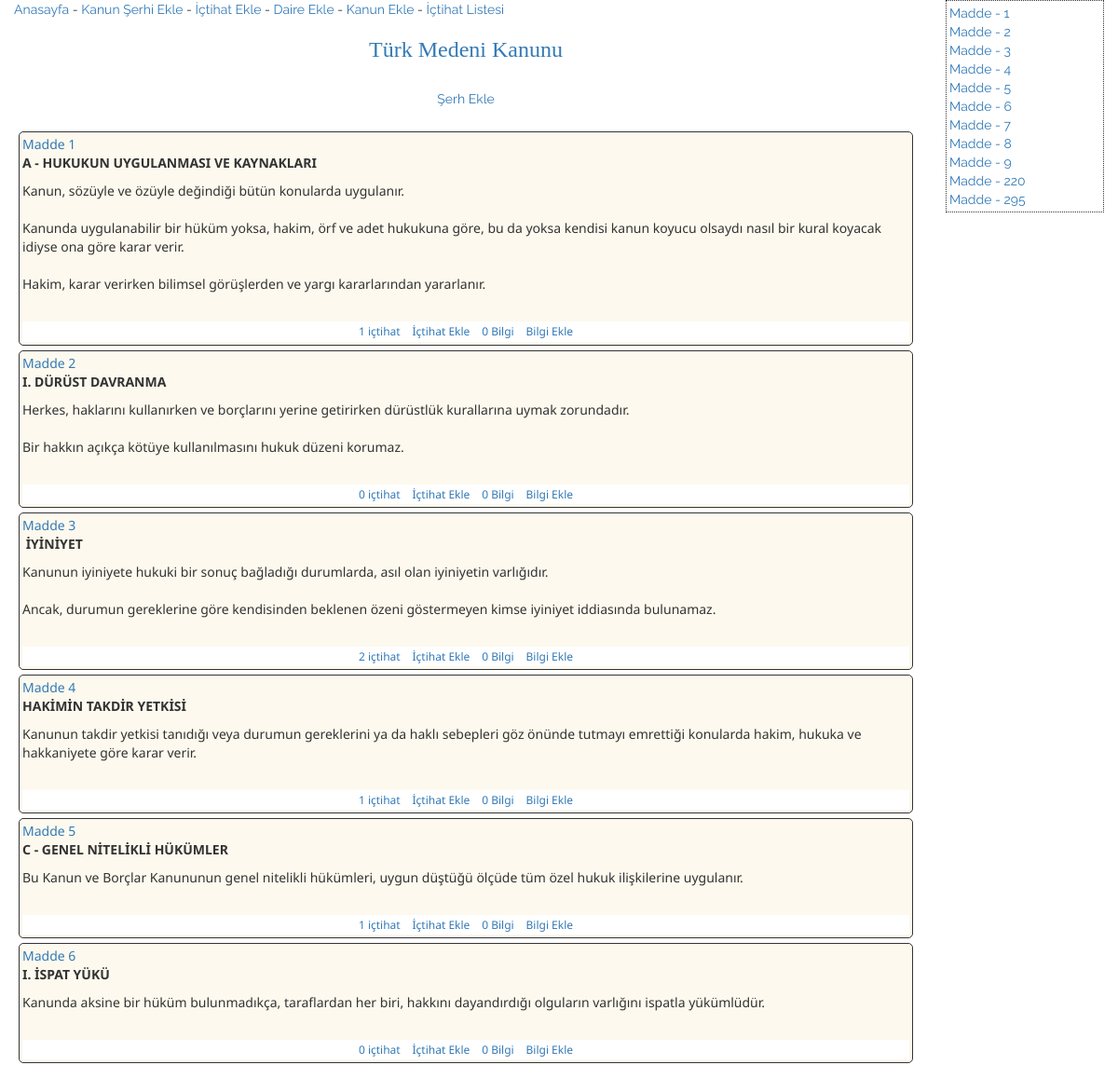
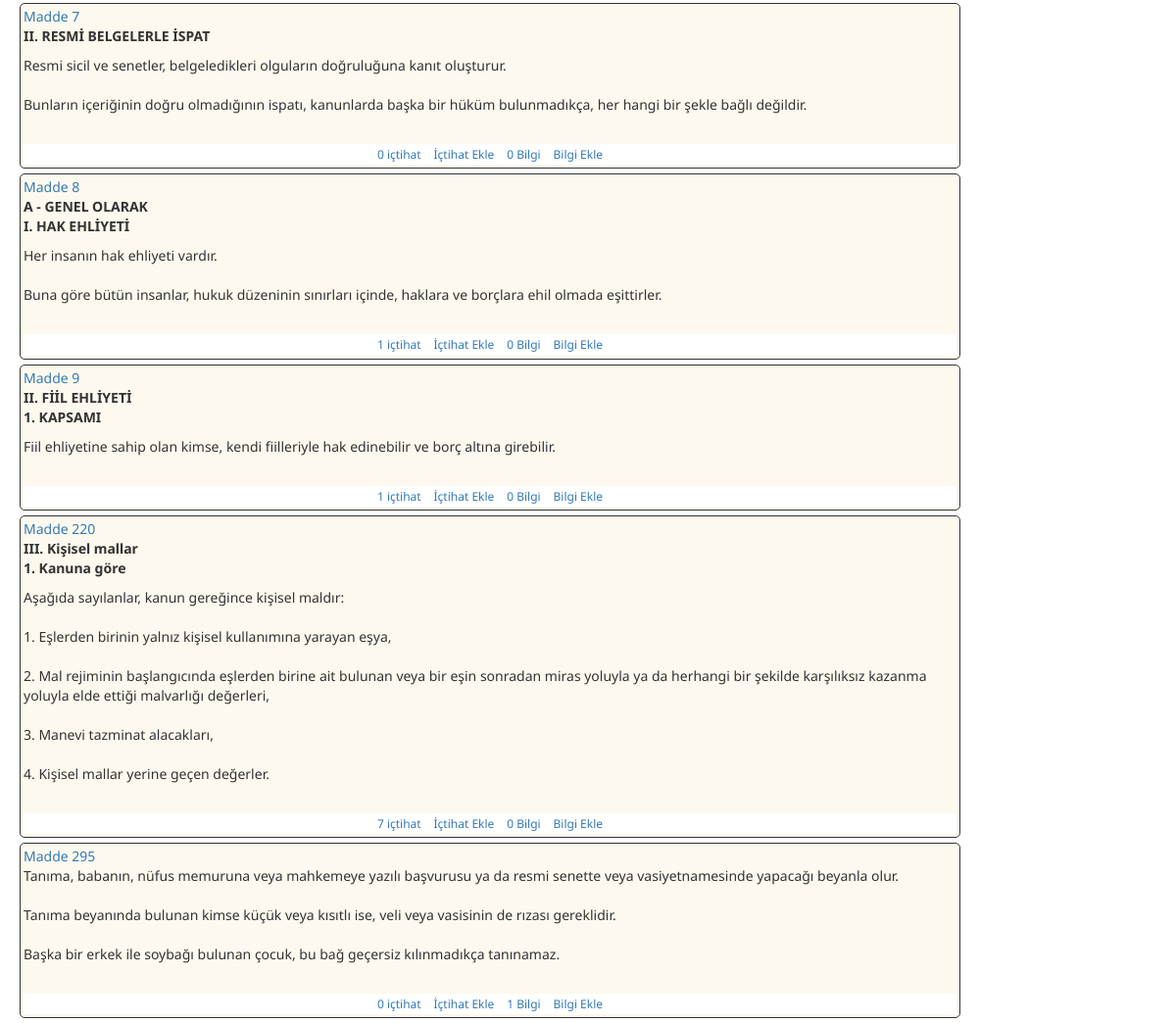
/kanungoster.php?kanun=Türk Medeni Kanunu&no=4721, run on the app's committed database (2 pictures, top to bottom).
### tables this page shows
CREATE TABLE IF NOT EXISTS `kanun` (
  `id` int(11) NOT NULL AUTO_INCREMENT,
  `kanunadi` varchar(255) NOT NULL,
  `kanunno` int(11) NOT NULL,
  `maddeno` int(11) NOT NULL,
  `madde` text NOT NULL,
  `ilgiliserh` varchar(255) NOT NULL,
  `bilgibaslik` varchar(255) NOT NULL,
  PRIMARY KEY (`id`),
  KEY `ilgiliserh` (`ilgiliserh`),
  KEY `maddeno` (`maddeno`),
  KEY `kanunadi` (`kanunadi`),
  KEY `kanunno` (`kanunno`),
  KEY `bilgibaslik` (`bilgibaslik`),
  FULLTEXT KEY `ilgiliserh_2` (`ilgiliserh`)
);

### kanungoster.php (the view, shortened to what this page needs)
<?php include('baglan.php');
?>
<!DOCTYPE html PUBLIC "-//W3C//DTD XHTML 1.0 Transitional//EN" "http://www.w3.org/TR/xhtml1/DTD/xhtml1-transitional.dtd">
<html xmlns="http://www.w3.org/1999/xhtml" xml:lang="en">
<head>
	<link rel="stylesheet" href="css/bootstrap.min.css" />
	<link rel="stylesheet" href="css/ozel.css" />
</head>
<body>
<div class="col-md-10">
		<?php
		include('menu.php');
		$kanungelen = $_GET['kanun'];
		$kanunno = $_GET['no'];
		echo "<a name='bastaraf'><h3 style='text-align:center; font-family:Oswald;'>". $kanungelen ."</h3></a><br><center><a href='kekle.php?kanun=$kanungelen&no=$kanunno'>Şerh Ekle</a></center><br>";
		$getir = mysqli_query($baglan, "select * from kanun where kanunadi = '$kanungelen' order by maddeno asc");
		while($gel = mysqli_fetch_array($getir)){
			extract($gel);
			echo "<div style='font-family:Noto Sans; border-style:solid; border-width:1px; margin:5px; padding:3px; background-color:#FDF9EE; border-radius:5px;'><a href='tekanungoster.php?ilgili=$ilgiliserh' name='$maddeno'>Madde $maddeno</a>  $madde <br>";
			$serhgetir = mysqli_query($baglan, "select * from serh where ilgili = '$ilgiliserh'");
			$bilgigetir = mysqli_query($baglan, "select * from bilgitbl where bilgibaslik = '$ilgiliserh'");
			$kacbilgi = mysqli_num_rows($bilgigetir);
			$kactaneki = mysqli_num_rows($serhgetir);
			echo "<div style='text-align:center; background-color:#fff; color:white;padding:2px; font-size:12px; border-width:1px; border-color:gray;'><a href='goster.php?id=$ilgiliserh'>$kactaneki içtihat</a> | <a href='icekle.php?ilgili=$ilgiliserh'>İçtihat Ekle</a> | <a href='bilgigoster.php?ilgili=$bilgibaslik'>$kacbilgi Bilgi</a> | <a href='bilgiekle.php?ilgili=$ilgiliserh'>Bilgi Ekle</a></div></div>";
		}
		?>
</div>
<div class="col-md-2">
<div style='border-style:dotted; border-width:1px; padding:3px;'>
	<?php
		$say = mysqli_query($baglan, "select * from kanun where kanunadi = '$kanungelen' order by maddeno asc");
		while ($saysay = mysqli_fetch_array($say)) {
			extract($saysay);
			echo "<a href='#$maddeno'>Madde - $maddeno</a><br>";
		}
	 ?>
</div>
</div>
</body>
</html>

### css/ozel.css (style rules this page uses)
body { font-family: Raleway; }
body { list-style: none; }

### data on the page
kanun: maddeno "1", madde "A - HUKUKUN UYGULANMASI VE KAYNAKLARI Kanun, sözüyle ve özüyle değindiği bütün konularda uygulanır. Kanunda uygulanabilir bir hüküm yoksa, hakim, örf ve adet hukukuna göre, bu da yoksa kendisi kanun koyucu olsaydı nasıl bir kural koyacak idiyse ona göre karar verir. Hakim, karar verirken bilimsel görüşlerden ve yargı kararlarından yararlanır.", kactaneki "1", kacbilgi "0"
kanun: maddeno "2", madde "I. DÜRÜST DAVRANMA Herkes, haklarını kullanırken ve borçlarını yerine getirirken dürüstlük kurallarına uymak zorundadır. Bir hakkın açıkça kötüye kullanılmasını hukuk düzeni korumaz.", kactaneki "0", kacbilgi "0"
kanun: maddeno "3", madde "İYİNİYET Kanunun iyiniyete hukuki bir sonuç bağladığı durumlarda, asıl olan iyiniyetin varlığıdır. Ancak, durumun gereklerine göre kendisinden beklenen özeni göstermeyen kimse iyiniyet iddiasında bulunamaz.", kactaneki "2", kacbilgi "0"
kanun: maddeno "4", madde "HAKİMİN TAKDİR YETKİSİ Kanunun takdir yetkisi tanıdığı veya durumun gereklerini ya da haklı sebepleri göz önünde tutmayı emrettiği konularda hakim, hukuka ve hakkaniyete göre karar verir.", kactaneki "1", kacbilgi "0"
kanun: maddeno "5", madde "C - GENEL NİTELİKLİ HÜKÜMLER Bu Kanun ve Borçlar Kanununun genel nitelikli hükümleri, uygun düştüğü ölçüde tüm özel hukuk ilişkilerine uygulanır.", kactaneki "1", kacbilgi "0"
kanun: maddeno "6", madde "I. İSPAT YÜKÜ Kanunda aksine bir hüküm bulunmadıkça, taraflardan her biri, hakkını dayandırdığı olguların varlığını ispatla yükümlüdür.", kactaneki "0", kacbilgi "0"
kanun: maddeno "7", madde "II. RESMİ BELGELERLE İSPAT Resmi sicil ve senetler, belgeledikleri olguların doğruluğuna kanıt oluşturur. Bunların içeriğinin doğru olmadığının ispatı, kanunlarda başka bir hüküm bulunmadıkça, her hangi bir şekle bağlı değildir.", kactaneki "0", kacbilgi "0"
kanun: maddeno "8", madde "A - GENEL OLARAK I. HAK EHLİYETİ Her insanın hak ehliyeti vardır. Buna göre bütün insanlar, hukuk düzeninin sınırları içinde, haklara ve borçlara ehil olmada eşittirler.", kactaneki "1", kacbilgi "0"
kanun: maddeno "9", madde "II. FİİL EHLİYETİ 1. KAPSAMI Fiil ehliyetine sahip olan kimse, kendi fiilleriyle hak edinebilir ve borç altına girebilir.", kactaneki "1", kacbilgi "0"
kanun: maddeno "220", madde "III. Kişisel mallar 1. Kanuna göre Aşağıda sayılanlar, kanun gereğince kişisel maldır: 1. Eşlerden birinin yalnız kişisel kullanımına yarayan eşya, 2. Mal rejiminin başlangıcında eşlerden birine ait bulunan veya bir eşin sonradan miras yoluyla ya da herhangi bir şekilde karşılıksız kazanma yoluyla elde ettiği malvarlığı değerleri, 3. Manevi tazminat alacakları, 4. Kişisel mallar yerine geçen değerler.", kactaneki "7", kacbilgi "0"
kanun: maddeno "295", madde "Tanıma, babanın, nüfus memuruna veya mahkemeye yazılı başvurusu ya da resmi senette veya vasiyetnamesinde yapacağı beyanla olur. Tanıma beyanında bulunan kimse küçük veya kısıtlı ise, veli veya vasisinin de rızası gereklidir. Başka bir erkek ile soybağı bulunan çocuk, bu bağ geçersiz kılınmadıkça tanınamaz.", kactaneki "0", kacbilgi "1"

### other printed values
$kanungelen "Türk Medeni Kanunu"
